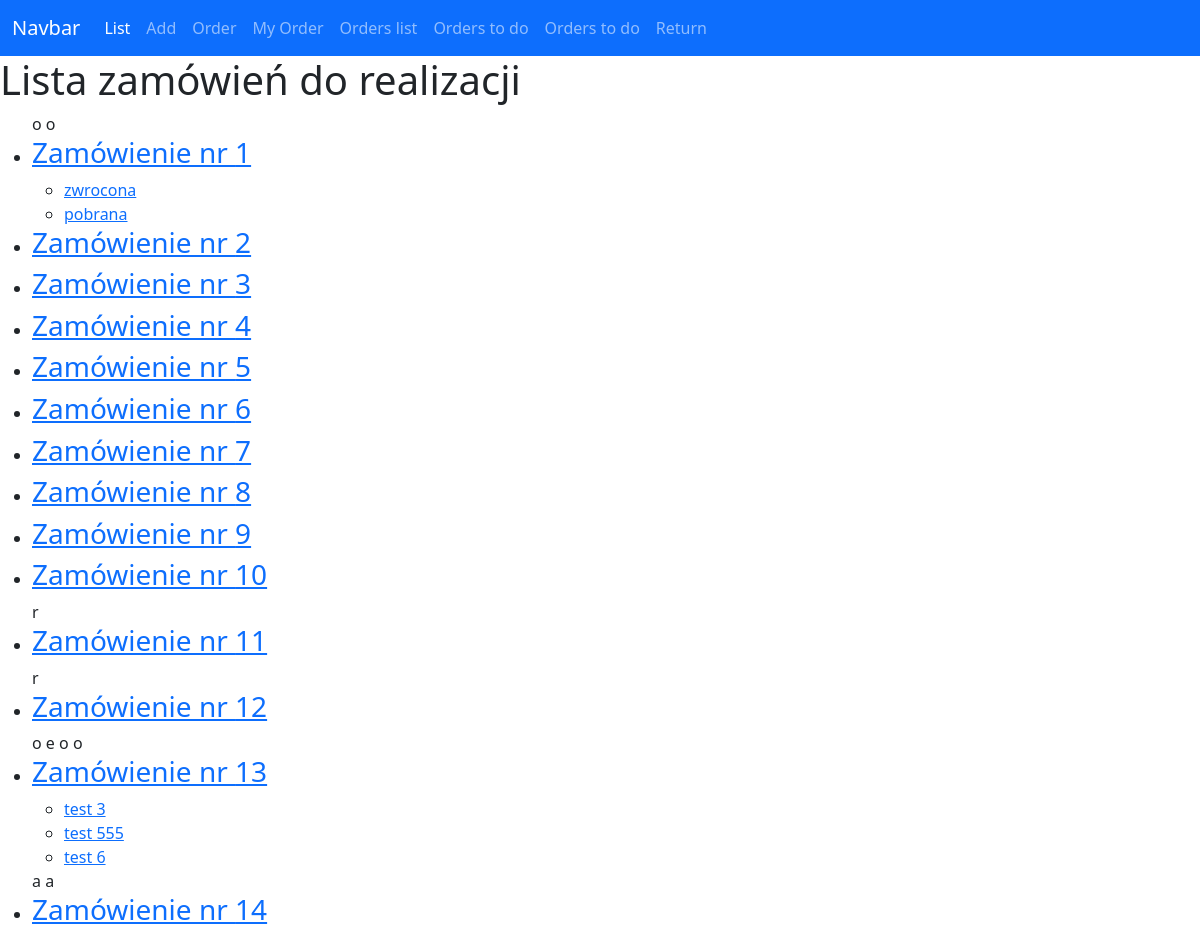
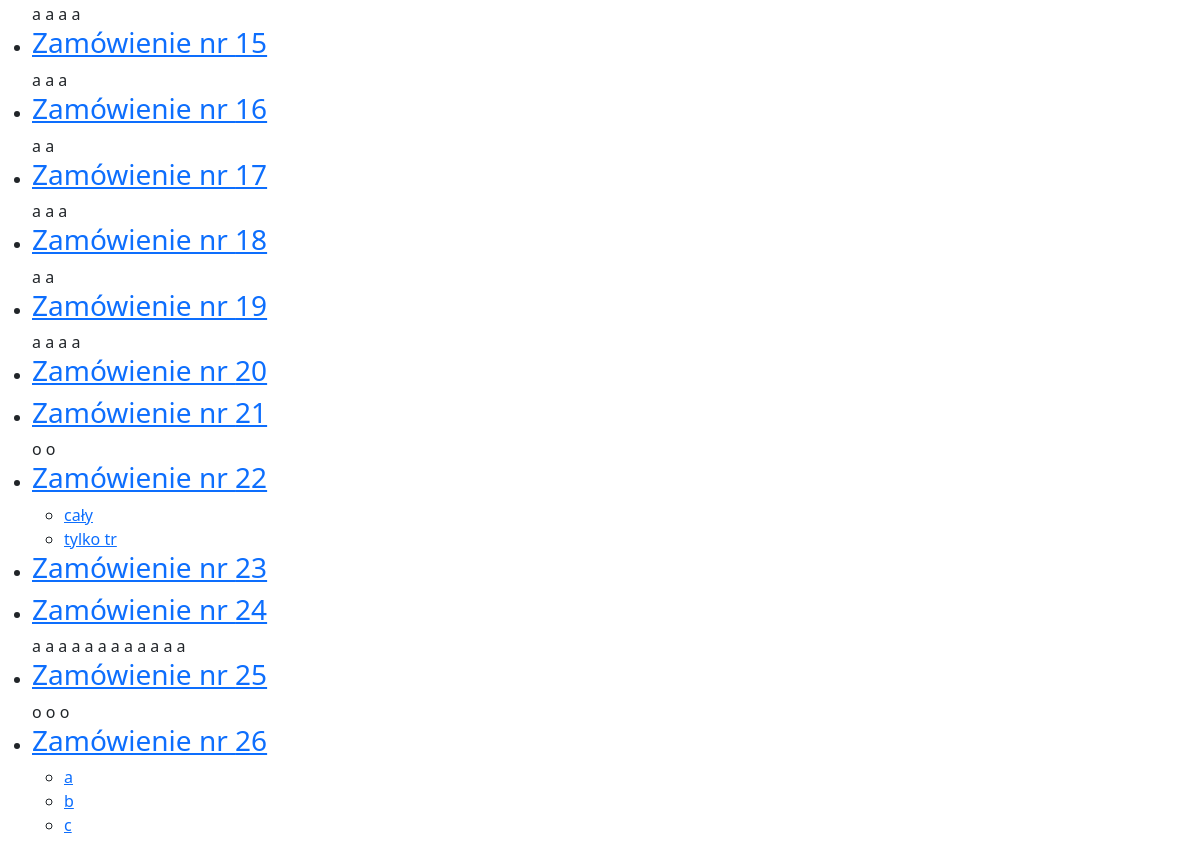
The page /files/orderstodo/ on the database as committed earlier (2 pictures, top to bottom).
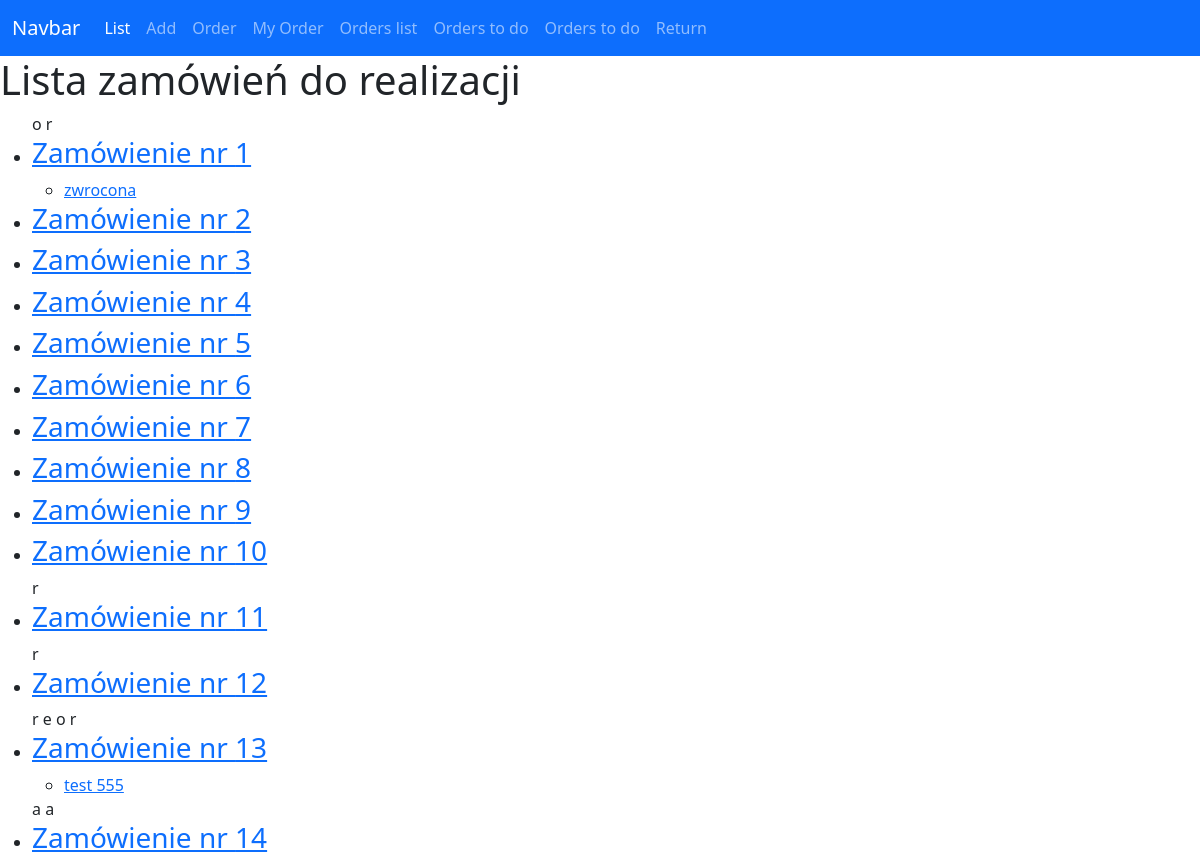
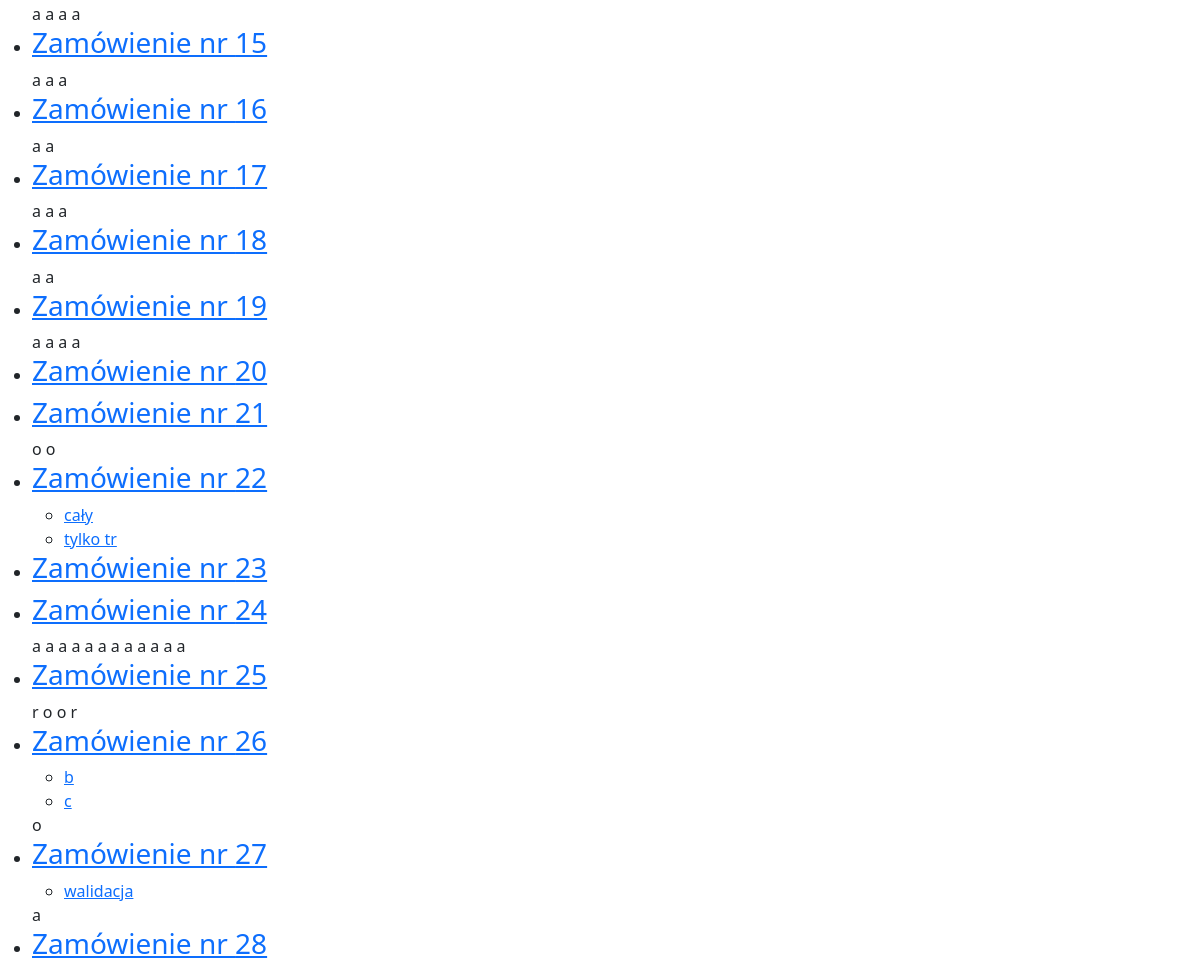
The same page on the database as committed later (2 pictures, top to bottom).
### files/models.py (models this page shows, shortened)
class Vehicle(models.Model):
    tr = models.CharField(max_length=8)
    transfer_date = models.DateTimeField(blank=True, null=True)
    return_date = models.DateTimeField(blank=True, null=True)
    responsible_person = models.ForeignKey(User, related_name="vehicles", on_delete=models.RESTRICT)
    comments = models.CharField(max_length=100)
    LOAN_STATUS = (
        ('a', 'Awaits'),
        ('o', 'On Loan'),
        ('r', 'Returned'),
        ('e', 'rejected')
    )
    status = models.CharField(max_length=1, blank=True, choices=LOAN_STATUS, default='a')
    order = models.ForeignKey(Order, related_name="vehicles", on_delete=models.SET_NULL, null=True)

class Order(models.Model):
    order_date = models.DateTimeField()
    orderer = models.ForeignKey(User, related_name="orders", on_delete=models.RESTRICT)

### files/views.py (the view)
# urls.py: path('orderstodo/', views.OrdersToDo.as_view(), name='orderstodo'),
class OrdersToDo(ListView):
    model = Order
    template_name = 'files/orderstodo_list.html'
    context_object_name = 'todo'

### files/templates/files/orderstodo_list.html
{% extends 'home.html' %}
{% block content %}
<h1>Lista zamówień do realizacji</h1>
<ul>
    {% for order in todo %}
        {% for vehicle in order.vehicles.all %}
            {{vehicle.status}}
        {% endfor %}
        <li><h3><a href="/files/order_details/{{order.id}}/">Zamówienie nr {{order.id}}</a></h3></li>
            <ul>
                {% for vehicle in order.vehicles.all %}
                    {% if vehicle.status == 'o' %}
                        <li>
                        <a href="/files/update/{{vehicle.id}}/">{{vehicle.tr}}</a>
                        </li>
                    {% endif %}
                {% endfor %}
            </ul>
    {% endfor %}
</ul>
{% endblock content %}

Rows that differ between the two databases and show on the page:
changed Order id 1: loses Vehicle (status "o", tr "pobrana")
changed Vehicle (number 2 of 48 on the later page): status "o" → "r"
changed Order id 13: loses Vehicle (status "o", tr "test 3"); loses Vehicle (status "o", tr "test 6")
changed Vehicle (number 5 of 48 on the later page): status "o" → "r"
changed Vehicle (number 8 of 48 on the later page): status "o" → "r"
changed Order id 26: loses Vehicle (status "o", tr "a")
changed Vehicle (number 43 of 48 on the later page): status "o" → "r"
added Vehicle: status "r", shown under Order id 26
added Order: id "27"
added Vehicle: status "o", tr "walidacja"
added Order: id "28"
added Vehicle: status "a", shown under "28"
